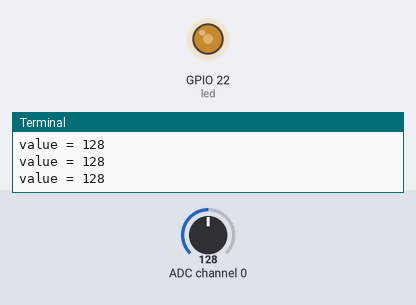
This program was run on a simulated Raspberry Pi (BCM pin numbers). On the bench: output pins drawn as LEDs (lit = HIGH), the last lines printed to the terminal. The inputs (shaded band) are chosen by the test bench; at power-on: ADC channel 0 = 128 (analog values on the 0–255 scale). Library files of the repository ran but are not shown: ADC0834.py; pins used as bus, display or sensor lines are not drawn.

Above: at 1.2 s.
1.3 s: ADC channel 0 set to 178
At 2.6 s:
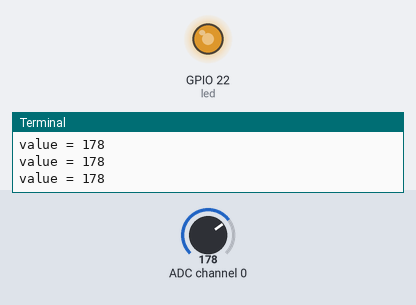
2.9 s: ADC channel 0 set to 224
At 4.2 s:
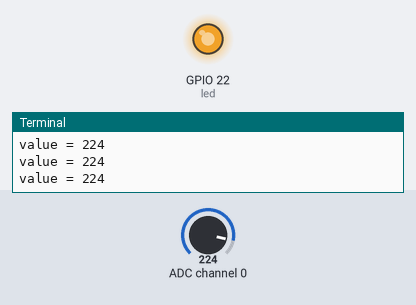
4.5 s: ADC channel 0 set to 30
At 5.0 s:
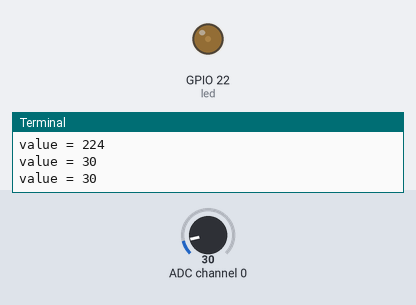
6.1 s: ADC channel 0 set to 0
At 6.7 s:
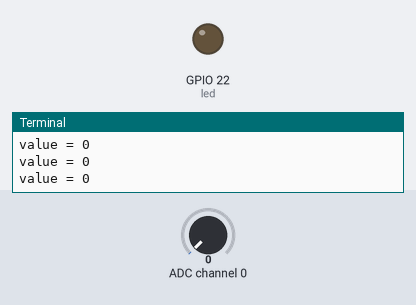
Timing chart, 0 to 8.7 s (numbered marks = the images above; inputs shaded):
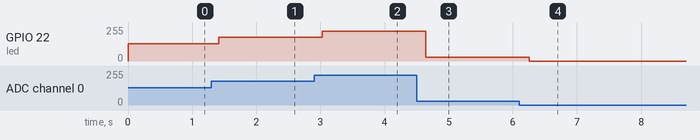

Measured:
- after the input at 1.3 s, GPIO 22 (led): 128/255 → 178/255 after 0.12 s
- after the input at 2.9 s, GPIO 22 (led): 178/255 → 224/255 after 0.13 s
- after the input at 4.5 s, GPIO 22 (led): 224/255 → 30/255 after 0.14 s
- after the input at 6.1 s, GPIO 22 (led): 30/255 → 0/255 after 0.16 s

The program:

photoresistor.py
```python
from gpiozero import PWMLED
import ADC0834
from time import sleep

led = PWMLED(22)

ADC0834.setup()

def MAP(x, in_min, in_max, out_min, out_max):
    return (x - in_min) * (out_max - out_min) / (in_max - in_min) + out_min

def loop():
    while True:
        analogVal = ADC0834.getResult()
        print(f'value = {analogVal}')

        led.value = float(analogVal/255)
        sleep(0.2)

try:
    loop()
except KeyboardInterrupt:
    print('Existing...')
finally:
    pass
```
